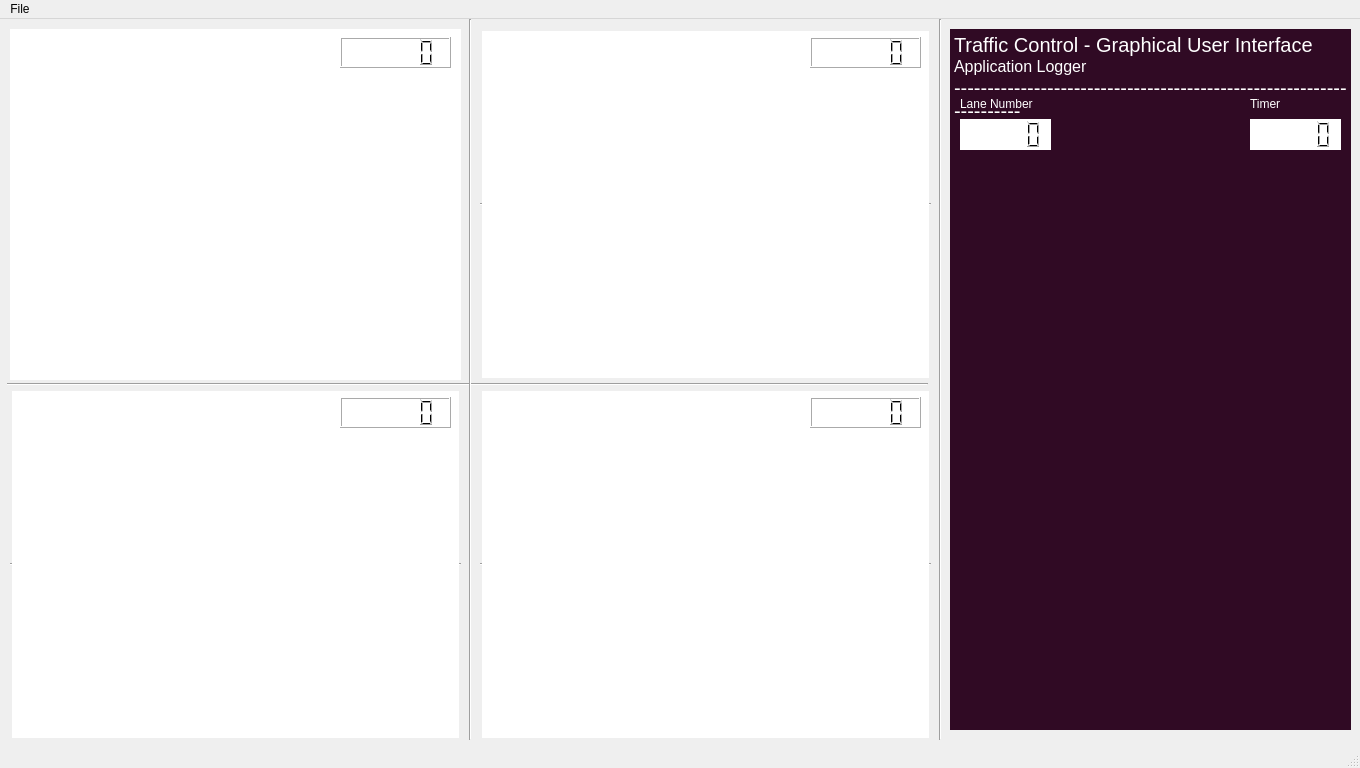
<?xml version="1.0" encoding="UTF-8"?>
<ui version="4.0">
 <class>MainWindow</class>
 <widget class="QMainWindow" name="MainWindow">
  <property name="geometry">
   <rect>
    <x>0</x>
    <y>0</y>
    <width>1360</width>
    <height>768</height>
   </rect>
  </property>
  <property name="windowTitle">
   <string>MainWindow</string>
  </property>
  <widget class="QWidget" name="centralwidget">
   <widget class="QColumnView" name="vid_bg2">
    <property name="geometry">
     <rect>
      <x>10</x>
      <y>370</y>
      <width>451</width>
      <height>351</height>
     </rect>
    </property>
    <property name="frameShape">
     <enum>QFrame::HLine</enum>
    </property>
   </widget>
   <widget class="QColumnView" name="vid_bg1">
    <property name="geometry">
     <rect>
      <x>480</x>
      <y>10</y>
      <width>451</width>
      <height>351</height>
     </rect>
    </property>
    <property name="frameShape">
     <enum>QFrame::HLine</enum>
    </property>
   </widget>
   <widget class="QWidget" name="verticalLayoutWidget_3">
    <property name="geometry">
     <rect>
      <x>490</x>
      <y>410</y>
      <width>431</width>
      <height>301</height>
     </rect>
    </property>
    <layout class="QVBoxLayout" name="video_layout3"/>
   </widget>
   <widget class="QColumnView" name="vid_bg3">
    <property name="geometry">
     <rect>
      <x>480</x>
      <y>370</y>
      <width>451</width>
      <height>351</height>
     </rect>
    </property>
    <property name="frameShape">
     <enum>QFrame::HLine</enum>
    </property>
   </widget>
   <widget class="Line" name="line">
    <property name="geometry">
     <rect>
      <x>930</x>
      <y>0</y>
      <width>20</width>
      <height>721</height>
     </rect>
    </property>
    <property name="orientation">
     <enum>Qt::Vertical</enum>
    </property>
   </widget>
   <widget class="QWidget" name="verticalLayoutWidget_4">
    <property name="geometry">
     <rect>
      <x>20</x>
      <y>410</y>
      <width>431</width>
      <height>301</height>
     </rect>
    </property>
    <layout class="QVBoxLayout" name="video_layout2"/>
   </widget>
   <widget class="QTextBrowser" name="terminal">
    <property name="geometry">
     <rect>
      <x>950</x>
      <y>140</y>
      <width>401</width>
      <height>571</height>
     </rect>
    </property>
    <property name="styleSheet">
     <string notr="true">background-color: rgb(48, 10, 36);
border-color: rgb(48, 10, 36);
color: rgb(255, 255, 255);</string>
    </property>
    <property name="frameShape">
     <enum>QFrame::NoFrame</enum>
    </property>
    <property name="html">
     <string>&lt;!DOCTYPE HTML PUBLIC &quot;-//W3C//DTD HTML 4.0//EN&quot; &quot;http://www.w3.org/TR/REC-html40/strict.dtd&quot;&gt;
&lt;html&gt;&lt;head&gt;&lt;meta name=&quot;qrichtext&quot; content=&quot;1&quot; /&gt;&lt;style type=&quot;text/css&quot;&gt;
p, li { white-space: pre-wrap; }
&lt;/style&gt;&lt;/head&gt;&lt;body style=&quot; font-family:'Ubuntu'; font-size:11pt; font-weight:400; font-style:normal;&quot;&gt;
&lt;p style=&quot;-qt-paragraph-type:empty; margin-top:0px; margin-bottom:0px; margin-left:0px; margin-right:0px; -qt-block-indent:0; text-indent:0px; font-weight:200;&quot;&gt;&lt;br /&gt;&lt;/p&gt;&lt;/body&gt;&lt;/html&gt;</string>
    </property>
   </widget>
   <widget class="QWidget" name="verticalLayoutWidget_6">
    <property name="geometry">
     <rect>
      <x>490</x>
      <y>50</y>
      <width>431</width>
      <height>301</height>
     </rect>
    </property>
    <layout class="QVBoxLayout" name="video_layout1"/>
   </widget>
   <widget class="QLCDNumber" name="lcd_timer2">
    <property name="geometry">
     <rect>
      <x>340</x>
      <y>378</y>
      <width>111</width>
      <height>31</height>
     </rect>
    </property>
    <property name="styleSheet">
     <string notr="true">background-color: rgb(255, 255, 255);</string>
    </property>
    <property name="smallDecimalPoint">
     <bool>true</bool>
    </property>
    <property name="segmentStyle">
     <enum>QLCDNumber::Filled</enum>
    </property>
   </widget>
   <widget class="QLCDNumber" name="lcd_timer0">
    <property name="geometry">
     <rect>
      <x>340</x>
      <y>18</y>
      <width>111</width>
      <height>31</height>
     </rect>
    </property>
    <property name="styleSheet">
     <string notr="true">background-color: rgb(255, 255, 255);</string>
    </property>
    <property name="smallDecimalPoint">
     <bool>true</bool>
    </property>
    <property name="segmentStyle">
     <enum>QLCDNumber::Filled</enum>
    </property>
   </widget>
   <widget class="QLCDNumber" name="lcd_timer1">
    <property name="geometry">
     <rect>
      <x>810</x>
      <y>18</y>
      <width>111</width>
      <height>31</height>
     </rect>
    </property>
    <property name="styleSheet">
     <string notr="true">background-color: rgb(255, 255, 255);</string>
    </property>
    <property name="smallDecimalPoint">
     <bool>true</bool>
    </property>
    <property name="segmentStyle">
     <enum>QLCDNumber::Filled</enum>
    </property>
   </widget>
   <widget class="QLCDNumber" name="lcd_timer3">
    <property name="geometry">
     <rect>
      <x>810</x>
      <y>378</y>
      <width>111</width>
      <height>31</height>
     </rect>
    </property>
    <property name="styleSheet">
     <string notr="true">background-color: rgb(255, 255, 255);</string>
    </property>
    <property name="smallDecimalPoint">
     <bool>true</bool>
    </property>
    <property name="segmentStyle">
     <enum>QLCDNumber::Filled</enum>
    </property>
   </widget>
   <widget class="QWidget" name="verticalLayoutWidget_7">
    <property name="geometry">
     <rect>
      <x>20</x>
      <y>50</y>
      <width>431</width>
      <height>301</height>
     </rect>
    </property>
    <layout class="QVBoxLayout" name="video_layout0"/>
   </widget>
   <widget class="QColumnView" name="vid_bg0">
    <property name="geometry">
     <rect>
      <x>10</x>
      <y>10</y>
      <width>451</width>
      <height>351</height>
     </rect>
    </property>
    <property name="frameShape">
     <enum>QFrame::NoFrame</enum>
    </property>
   </widget>
   <widget class="Line" name="line_2">
    <property name="geometry">
     <rect>
      <x>7</x>
      <y>355</y>
      <width>921</width>
      <height>20</height>
     </rect>
    </property>
    <property name="orientation">
     <enum>Qt::Horizontal</enum>
    </property>
   </widget>
   <widget class="Line" name="line_3">
    <property name="geometry">
     <rect>
      <x>460</x>
      <y>0</y>
      <width>20</width>
      <height>721</height>
     </rect>
    </property>
    <property name="orientation">
     <enum>Qt::Vertical</enum>
    </property>
   </widget>
   <widget class="QPushButton" name="full_screen0">
    <property name="geometry">
     <rect>
      <x>20</x>
      <y>20</y>
      <width>21</width>
      <height>27</height>
     </rect>
    </property>
    <property name="text">
     <string/>
    </property>
    <property name="icon">
     <iconset resource="AppResources.qrc">
      <normaloff>:/icons/img/full_screen.png</normaloff>:/icons/img/full_screen.png</iconset>
    </property>
    <property name="iconSize">
     <size>
      <width>25</width>
      <height>35</height>
     </size>
    </property>
    <property name="shortcut">
     <string>Ctrl+1</string>
    </property>
    <property name="flat">
     <bool>true</bool>
    </property>
   </widget>
   <widget class="QPushButton" name="full_screen3">
    <property name="geometry">
     <rect>
      <x>490</x>
      <y>380</y>
      <width>21</width>
      <height>27</height>
     </rect>
    </property>
    <property name="text">
     <string/>
    </property>
    <property name="icon">
     <iconset resource="AppResources.qrc">
      <normaloff>:/icons/img/full_screen.png</normaloff>:/icons/img/full_screen.png</iconset>
    </property>
    <property name="iconSize">
     <size>
      <width>25</width>
      <height>35</height>
     </size>
    </property>
    <property name="shortcut">
     <string>Ctrl+4</string>
    </property>
    <property name="flat">
     <bool>true</bool>
    </property>
   </widget>
   <widget class="QPushButton" name="full_screen2">
    <property name="geometry">
     <rect>
      <x>20</x>
      <y>380</y>
      <width>21</width>
      <height>27</height>
     </rect>
    </property>
    <property name="text">
     <string/>
    </property>
    <property name="icon">
     <iconset resource="AppResources.qrc">
      <normaloff>:/icons/img/full_screen.png</normaloff>:/icons/img/full_screen.png</iconset>
    </property>
    <property name="iconSize">
     <size>
      <width>25</width>
      <height>35</height>
     </size>
    </property>
    <property name="shortcut">
     <string>Ctrl+3</string>
    </property>
    <property name="flat">
     <bool>true</bool>
    </property>
   </widget>
   <widget class="QPushButton" name="full_screen1">
    <property name="geometry">
     <rect>
      <x>490</x>
      <y>20</y>
      <width>21</width>
      <height>27</height>
     </rect>
    </property>
    <property name="text">
     <string/>
    </property>
    <property name="icon">
     <iconset resource="AppResources.qrc">
      <normaloff>:/icons/img/full_screen.png</normaloff>:/icons/img/full_screen.png</iconset>
    </property>
    <property name="iconSize">
     <size>
      <width>25</width>
      <height>35</height>
     </size>
    </property>
    <property name="shortcut">
     <string>Ctrl+2</string>
    </property>
    <property name="flat">
     <bool>true</bool>
    </property>
   </widget>
   <widget class="QPushButton" name="snapshot0">
    <property name="geometry">
     <rect>
      <x>55</x>
      <y>20</y>
      <width>21</width>
      <height>27</height>
     </rect>
    </property>
    <property name="toolTip">
     <string>Take Snapshot</string>
    </property>
    <property name="statusTip">
     <string>Snapshot</string>
    </property>
    <property name="text">
     <string/>
    </property>
    <property name="icon">
     <iconset resource="AppResources.qrc">
      <normaloff>:/icons/img/snapshot.png</normaloff>:/icons/img/snapshot.png</iconset>
    </property>
    <property name="iconSize">
     <size>
      <width>20</width>
      <height>25</height>
     </size>
    </property>
    <property name="shortcut">
     <string>Ctrl+Alt+1</string>
    </property>
    <property name="flat">
     <bool>true</bool>
    </property>
   </widget>
   <widget class="QPushButton" name="snapshot3">
    <property name="geometry">
     <rect>
      <x>525</x>
      <y>380</y>
      <width>21</width>
      <height>27</height>
     </rect>
    </property>
    <property name="toolTip">
     <string>Take Snapshot</string>
    </property>
    <property name="statusTip">
     <string>Snapshot</string>
    </property>
    <property name="text">
     <string/>
    </property>
    <property name="icon">
     <iconset resource="AppResources.qrc">
      <normaloff>:/icons/img/snapshot.png</normaloff>:/icons/img/snapshot.png</iconset>
    </property>
    <property name="iconSize">
     <size>
      <width>20</width>
      <height>25</height>
     </size>
    </property>
    <property name="shortcut">
     <string>Ctrl+Alt+4</string>
    </property>
    <property name="flat">
     <bool>true</bool>
    </property>
   </widget>
   <widget class="QPushButton" name="snapshot2">
    <property name="geometry">
     <rect>
      <x>55</x>
      <y>380</y>
      <width>21</width>
      <height>27</height>
     </rect>
    </property>
    <property name="toolTip">
     <string>Take Snapshot</string>
    </property>
    <property name="statusTip">
     <string>Snapshot</string>
    </property>
    <property name="text">
     <string/>
    </property>
    <property name="icon">
     <iconset resource="AppResources.qrc">
      <normaloff>:/icons/img/snapshot.png</normaloff>:/icons/img/snapshot.png</iconset>
    </property>
    <property name="iconSize">
     <size>
      <width>20</width>
      <height>25</height>
     </size>
    </property>
    <property name="shortcut">
     <string>Ctrl+Alt+3</string>
    </property>
    <property name="flat">
     <bool>true</bool>
    </property>
   </widget>
   <widget class="QPushButton" name="snapshot1">
    <property name="geometry">
     <rect>
      <x>525</x>
      <y>20</y>
      <width>21</width>
      <height>27</height>
     </rect>
    </property>
    <property name="toolTip">
     <string>Take Snapshot</string>
    </property>
    <property name="statusTip">
     <string>Snapshot</string>
    </property>
    <property name="text">
     <string/>
    </property>
    <property name="icon">
     <iconset resource="AppResources.qrc">
      <normaloff>:/icons/img/snapshot.png</normaloff>:/icons/img/snapshot.png</iconset>
    </property>
    <property name="iconSize">
     <size>
      <width>20</width>
      <height>25</height>
     </size>
    </property>
    <property name="shortcut">
     <string>Ctrl+Alt+2</string>
    </property>
    <property name="flat">
     <bool>true</bool>
    </property>
   </widget>
   <widget class="QLCDNumber" name="lane_number">
    <property name="geometry">
     <rect>
      <x>960</x>
      <y>100</y>
      <width>91</width>
      <height>31</height>
     </rect>
    </property>
    <property name="styleSheet">
     <string notr="true">background-color: rgb(255, 255, 255);</string>
    </property>
    <property name="frameShape">
     <enum>QFrame::NoFrame</enum>
    </property>
    <property name="frameShadow">
     <enum>QFrame::Plain</enum>
    </property>
    <property name="midLineWidth">
     <number>1</number>
    </property>
    <property name="value" stdset="0">
     <double>0.000000000000000</double>
    </property>
   </widget>
   <widget class="QLabel" name="label">
    <property name="geometry">
     <rect>
      <x>960</x>
      <y>70</y>
      <width>89</width>
      <height>31</height>
     </rect>
    </property>
    <property name="text">
     <string>&lt;html&gt;&lt;head/&gt;&lt;body&gt;&lt;p&gt;&lt;span style=&quot; color:#ffffff;&quot;&gt;Lane Number&lt;/span&gt;&lt;/p&gt;&lt;/body&gt;&lt;/html&gt;</string>
    </property>
   </widget>
   <widget class="QLabel" name="label_2">
    <property name="geometry">
     <rect>
      <x>1250</x>
      <y>70</y>
      <width>81</width>
      <height>31</height>
     </rect>
    </property>
    <property name="text">
     <string>&lt;html&gt;&lt;head/&gt;&lt;body&gt;&lt;p&gt;&lt;span style=&quot; color:#ffffff;&quot;&gt;Timer&lt;/span&gt;&lt;/p&gt;&lt;/body&gt;&lt;/html&gt;</string>
    </property>
   </widget>
   <widget class="QLCDNumber" name="timer_value">
    <property name="geometry">
     <rect>
      <x>1250</x>
      <y>100</y>
      <width>91</width>
      <height>31</height>
     </rect>
    </property>
    <property name="styleSheet">
     <string notr="true">background-color: rgb(255, 255, 255);</string>
    </property>
    <property name="frameShape">
     <enum>QFrame::NoFrame</enum>
    </property>
    <property name="frameShadow">
     <enum>QFrame::Plain</enum>
    </property>
    <property name="lineWidth">
     <number>1</number>
    </property>
    <property name="smallDecimalPoint">
     <bool>false</bool>
    </property>
    <property name="value" stdset="0">
     <double>0.000000000000000</double>
    </property>
   </widget>
   <widget class="QTextBrowser" name="terminal_header">
    <property name="geometry">
     <rect>
      <x>950</x>
      <y>10</y>
      <width>401</width>
      <height>131</height>
     </rect>
    </property>
    <property name="styleSheet">
     <string notr="true">background-color: rgb(48, 10, 36);
border-color: rgb(48, 10, 36);
color: rgb(255, 255, 255);</string>
    </property>
    <property name="frameShape">
     <enum>QFrame::NoFrame</enum>
    </property>
    <property name="html">
     <string>&lt;!DOCTYPE HTML PUBLIC &quot;-//W3C//DTD HTML 4.0//EN&quot; &quot;http://www.w3.org/TR/REC-html40/strict.dtd&quot;&gt;
&lt;html&gt;&lt;head&gt;&lt;meta name=&quot;qrichtext&quot; content=&quot;1&quot; /&gt;&lt;style type=&quot;text/css&quot;&gt;
p, li { white-space: pre-wrap; }
&lt;/style&gt;&lt;/head&gt;&lt;body style=&quot; font-family:'Ubuntu'; font-size:11pt; font-weight:400; font-style:normal;&quot;&gt;
&lt;p style=&quot; margin-top:0px; margin-bottom:0px; margin-left:0px; margin-right:0px; -qt-block-indent:0; text-indent:0px;&quot;&gt;&lt;span style=&quot; font-size:15pt; font-weight:200;&quot;&gt;Traffic Control - Graphical User Interface&lt;/span&gt;&lt;/p&gt;
&lt;p style=&quot; margin-top:0px; margin-bottom:0px; margin-left:0px; margin-right:0px; -qt-block-indent:0; text-indent:0px;&quot;&gt;&lt;span style=&quot; font-size:12pt; font-weight:200;&quot;&gt;Application Logger&lt;/span&gt;&lt;/p&gt;
&lt;p style=&quot; margin-top:0px; margin-bottom:0px; margin-left:0px; margin-right:0px; -qt-block-indent:0; text-indent:0px;&quot;&gt;&lt;span style=&quot; font-size:15pt; font-weight:200;&quot;&gt;---------------------------------------------------------------------&lt;/span&gt;&lt;/p&gt;
&lt;p style=&quot;-qt-paragraph-type:empty; margin-top:0px; margin-bottom:0px; margin-left:0px; margin-right:0px; -qt-block-indent:0; text-indent:0px; font-size:15pt; font-weight:200;&quot;&gt;&lt;br /&gt;&lt;/p&gt;&lt;/body&gt;&lt;/html&gt;</string>
    </property>
   </widget>
   <zorder>terminal_header</zorder>
   <zorder>vid_bg3</zorder>
   <zorder>vid_bg0</zorder>
   <zorder>vid_bg2</zorder>
   <zorder>vid_bg1</zorder>
   <zorder>verticalLayoutWidget_3</zorder>
   <zorder>line</zorder>
   <zorder>verticalLayoutWidget_4</zorder>
   <zorder>terminal</zorder>
   <zorder>verticalLayoutWidget_6</zorder>
   <zorder>lcd_timer2</zorder>
   <zorder>lcd_timer1</zorder>
   <zorder>lcd_timer3</zorder>
   <zorder>lcd_timer0</zorder>
   <zorder>verticalLayoutWidget_7</zorder>
   <zorder>line_2</zorder>
   <zorder>line_3</zorder>
   <zorder>full_screen0</zorder>
   <zorder>full_screen3</zorder>
   <zorder>full_screen2</zorder>
   <zorder>full_screen1</zorder>
   <zorder>snapshot0</zorder>
   <zorder>snapshot3</zorder>
   <zorder>snapshot2</zorder>
   <zorder>snapshot1</zorder>
   <zorder>lane_number</zorder>
   <zorder>label</zorder>
   <zorder>label_2</zorder>
   <zorder>timer_value</zorder>
  </widget>
  <widget class="QMenuBar" name="menubar">
   <property name="geometry">
    <rect>
     <x>0</x>
     <y>0</y>
     <width>1360</width>
     <height>25</height>
    </rect>
   </property>
   <widget class="QMenu" name="menuFile">
    <property name="title">
     <string>File</string>
    </property>
    <addaction name="actionSelect_Stream"/>
    <addaction name="separator"/>
    <addaction name="actionMinimize"/>
    <addaction name="actionExit"/>
   </widget>
   <addaction name="menuFile"/>
  </widget>
  <widget class="QStatusBar" name="statusbar"/>
  <action name="actionSelect_Stream">
   <property name="text">
    <string>Select Stream</string>
   </property>
   <property name="shortcut">
    <string>Ctrl+O</string>
   </property>
  </action>
  <action name="actionExit">
   <property name="text">
    <string>Exit</string>
   </property>
   <property name="shortcut">
    <string>Ctrl+Q</string>
   </property>
  </action>
  <action name="actionMinimize">
   <property name="text">
    <string>Minimize</string>
   </property>
   <property name="shortcut">
    <string>Ctrl+M</string>
   </property>
  </action>
 </widget>
 <resources>
  <include location="AppResources.qrc"/>
 </resources>
 <connections/>
</ui>
